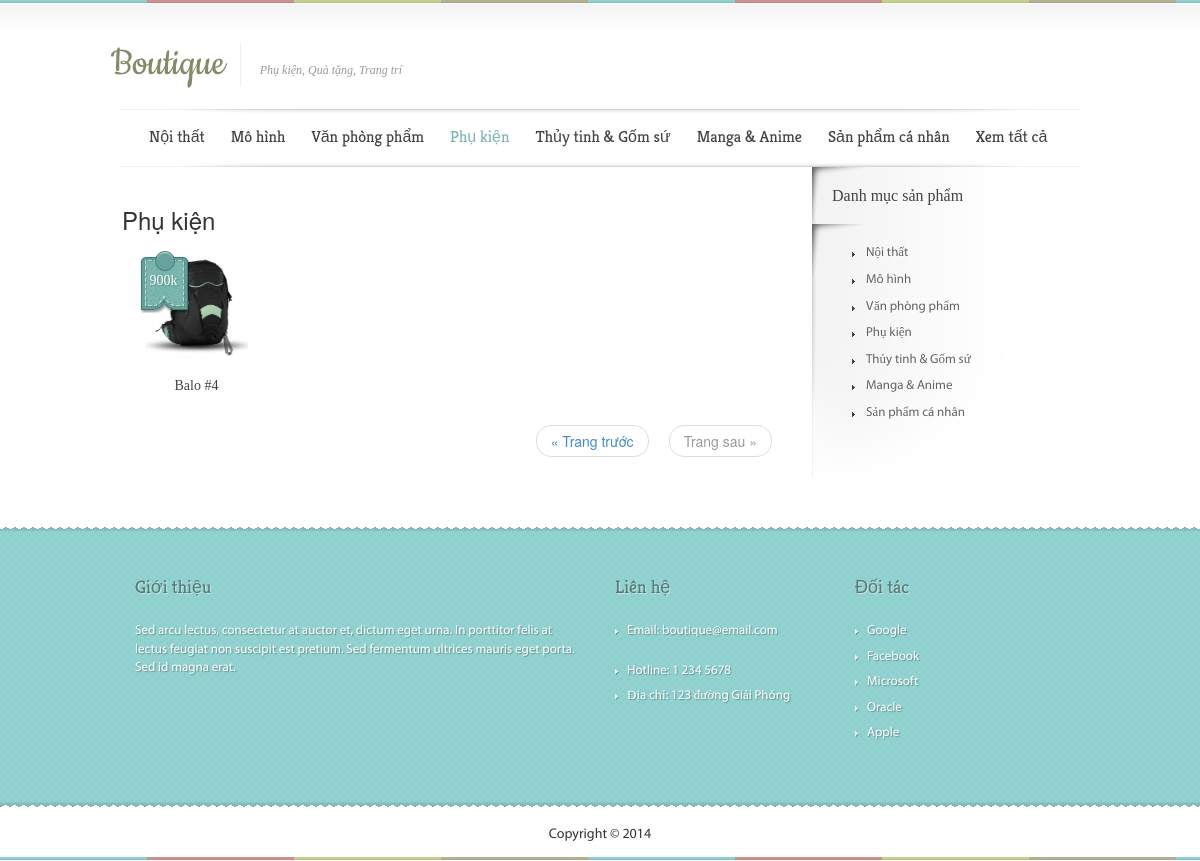
/products.php?category=4&page=2, run on the app's committed database.
### tables this page shows
CREATE TABLE categories (
	id INT PRIMARY KEY AUTO_INCREMENT,
	name VARCHAR(512) NOT NULL,
	created_date DATETIME,
	modified_date DATETIME
)  DEFAULT;

CREATE TABLE products (
	id INT PRIMARY KEY AUTO_INCREMENT,
	name VARCHAR(512) NOT NULL,
	short_description VARCHAR(1024) NOT NULL,
	description TEXT NOT NULL,
	image VARCHAR(512),
	category_id INT REFERENCES categories(id),
	price float,
	published BIT NOT NULL DEFAULT 1,
	published_date DATETIME,
	created_date DATETIME,
	modified_date DATETIME
)  DEFAULT;

### core/DataContext.php (called while the page is built, shortened)
<?php
class DataContext {
	private $host = 'localhost';
	private $user = 'root';
	private $password = '';
	private $database = 'boutique';
	public $defaultLimit = 8;
	private function getConnection()
	{
		$db = new mysqli($this->host, $this->user, $this->password, $this->database);
		$db->set_charset('utf8');
		return $db;
	}
	public function getProducts($options = array())
	{
		$db = $this->getConnection();
		$defaults = array(
			'limit' => $this->defaultLimit,
			'offset' => 0,
			'search' => '',
			'published' => 1,
			'category_id' => '%'
		);
		$options = array_merge($defaults, $options);
		if (isset($options['page'])) {
			$limit = $this->defaultLimit;
			$offset = ($options['page'] - 1) * $this->defaultLimit;
		} else {
			$limit = $options['limit'];
			$offset = $options['offset'];
		}
		$search = '%' . $options['search'] . '%';
		$published = $options['published'];
		$categoryId = $options['category_id'];
		$statement = $db->prepare(
				"SELECT * FROM `products`
			WHERE (`published` IN (?) OR `published` LIKE ?)
			AND (`category_id` IN (?) OR `category_id` LIKE ?)
			AND (`name` LIKE ? OR `description` LIKE ? OR `short_description` LIKE ?)
			ORDER BY `published_date` DESC
			LIMIT ? OFFSET ?");
		$statement->bind_param('sssssssii', $published, $published, $categoryId, $categoryId, $search, $search, $search, $limit, $offset);
		$statement->execute();
		$products = array();
		$product = new Product();
		$statement->bind_result($product->id, $product->name, $product->shortDescription, $product->description, $product->image, $product->categoryId, $product->price, $product->published, $product->publishedDate, $product->createdDate, $product->modifiedDate);
		while ($statement->fetch()) {
			$products[] = unserialize(serialize($product));
		}
		return $products;
	}
	public function getCountProducts($options = array())
	{
		unset($options['page']);
		$options['offset'] = 0;
		$options['limit'] = PHP_INT_MAX;
		return count($this->getProducts($options));
	}
	public function getPageCountProducts($options = array())
	{
		return (int) ceil($this->getCountProducts($options) / $this->defaultLimit);
	}
	public function getCategories($options = array())
	{
		$db = $this->getConnection();
		$defaults = array(
			'limit' => $this->defaultLimit,
			'offset' => 0,
			'search' => '',
		);
		$options = array_merge($defaults, $options);
		$limit = $options['limit'];
		$offset = $options['offset'];
		$search = '%' . $options['search'] . '%';
		$statement = $db->prepare(
				"SELECT * FROM `categories`
				WHERE `name` LIKE ?
				LIMIT ? OFFSET ?");
		$statement->bind_param('sii', $search, $limit, $offset);
		$statement->execute();
		$categories = array();
		$category = new Category();
		$statement->bind_result($category->id, $category->name, $category->createdDate, $category->modifiedDate);
		while ($statement->fetch()) {
			$categories[] = unserialize(serialize($category));
		}
		return $categories;
	}
	public function getCategoryById($id)
	{
		$db = $this->getConnection();
		$statement = $db->prepare(
				"SELECT * FROM `categories`
				WHERE `id` = ?
				LIMIT 1 OFFSET 0");
		$statement->bind_param('i', $id);
		$statement->execute();
		$category = new Category();
		$statement->bind_result($category->id, $category->name, $category->createdDate, $category->modifiedDate);
		return $category;
	}
}

### products.php (the view, shortened to what this page needs)
<?php
include_once './core/DataContext.php';
$db = new DataContext();
$options = array();
if (isset($_GET['category'])) {
	$categoryId = $_GET['category'];
	$options['category_id'] = $categoryId;
	$category = $db->getCategoryById($categoryId);
}
$page = $_GET['page'];
$options['page'] = $page;
$products = $db->getProducts($options);
$pageCount = $db->getPageCountProducts($options);
$page = max(min($pageCount, $page), 1);
?>
<html>
	<?php include './layout/documents.php'; ?>
	<body>
		<?php include './layout/header.php'; ?>
		<div class="container">
			<div id="content">
				<div id="main-bg">
					<div id="main-bottom-bg">
						<div id="left-area">
							<?php
							if (isset($category)) {
								echo "<h1>$category->name</h1>";
							} else {
								echo '<h1>Tất cả sản phẩm</h1>';
							}
							?>
							<?php
							foreach ($products as $i => $p) :
								?>
								<div class="cell-product col-xs-3">
									<div class="main-item">
										<a href="#">
											<img class="thumb" src="<?php echo $p->image; ?>" />
											<span class="price-tag"><?php echo $p->price; ?>k</span>
										</a>
										<h3><a href="#"><?php echo $p->name; ?></a></h3>
									</div>
								</div>
								<?php
							endforeach;
							?>
							<?php if (!empty($products) && $pageCount > 1) : ?>
							<div class="clearfix"></div>
							<ul class="pager text-right">
								<li class="previous <?php echo ($page <= 1) ? 'disabled' : '';?>" >
									<a href="products.php?<?php echo isset($categoryId) ? "category=$categoryId" : '';?>&page=<?php echo $page - 1; ?>">
										&laquo; Trang trước
									</a>
								</li>
								<li class="next <?php echo ($page >= $pageCount) ? 'disabled' : '';?>" >
									<a href="products.php?<?php echo isset($categoryId) ? "category=$categoryId" : '';?>&page=<?php echo $page + 1; ?>">
										Trang sau &raquo;
									</a>
								</li>
							</ul>
							<?php endif; ?>
						</div>
						<?php include './layout/sidebar.php'; ?>
					</div>
				</div>
			</div>
		</div>
		<?php include './layout/footer.php'; ?>
	</body>
</html>

### layout/header.php (shortened to what this page needs)
<?php
$categories = $db->getCategories(array('limit' => 7));
?>
<div id="header-wrapper">
	<div class="container">
		<div id="header-logo">
			<a href="index.php"><h1>Boutique</h1></a>
			<span>Phụ kiện, Quà tặng, Trang trí</span>
		</div>
		<div id="header-menu">
			<ul id="secondary-menu" class="nav">
				<?php foreach ($categories as $c) : ?>
					<li><a href="products.php?category=<?php echo $c->id; ?>" class="<?php echo ($_GET['category'] == $c->id) ? 'active' : ''; ?>"><?php echo $c->name; ?></a></li>
				<?php endforeach; ?>
				<li><a href="products.php" class="<?php echo !isset($_GET['category']) ? 'active' : ''; ?>">Xem tất cả</a></li>
			</ul>
		</div>
	</div>
</div>

### layout/sidebar.php (shortened to what this page needs)
<?php
$categories = $db->getCategories();
?>
<div id="right-area" class="right-area-bg">
	<h2>Danh mục sản phẩm</h2>
	<ul class="right-area-bg" style="padding-top: 20px">
		<?php foreach ($categories as $c) : ?>
			<li><a href="products.php?category=<?php echo $c->id; ?>"><?php echo $c->name; ?></a></li>
		<?php endforeach; ?>
	</ul>
</div>
<div class="clearfix"></div>

### css/style.css (style rules this page uses)
#header-wrapper { background: url('../img/header-bg.png') repeat-x scroll 0px 0px transparent; padding-top: 38px; height: 158px; }
#header-logo { position: absolute; margin-top: -19px; margin-left: -9px; }
#header-logo h1 { line-height: 43px; font-size: 43px; font-weight: normal; font-family: 'Cookie',cursive; color: #848968; display: inline-block; padding-right: 15px; border-right: 0.25px solid #eee; }
#header-logo span { color: #999; font-family: Georgia,serif; font-size: 12px; font-style: italic; margin-top: -22px; margin-left: 15px; display: inline-block; }
#header-menu { margin-top: 67px; background: url('../img/secondary-menu-bg.png') repeat-x scroll 0px 0px transparent; }
ul#secondary-menu { height:53px;padding-left:16px; }
ul#secondary-menu li { font-family:'Kreon',Arial,sans-serif;float:left;position:relative }
ul#secondary-menu a { display:block;float:left;font-size:16px;color:#434343;text-decoration:none;padding:17px 13px 14px }
ul#secondary-menu a:hover, ul#secondary-menu a.active { color:#7cb7b5;background:none }
#main-bg { background: url('../img/main-content-bg.png') repeat-y scroll 692px 0px transparent; }
#main-bottom-bg { background: url('../img/main-content-bottom-bg.png') no-repeat scroll 692px bottom transparent; }
#content { background: url('../img/main-content.png') no-repeat scroll 0px 0px transparent; padding-top: 4px; padding-bottom: 50px; }
#left-area { float: left; position: relative; width: 692px; }
#left-area h1 { margin: 40px 0px 10px; font-weight: normal; font-size: 24px; padding-bottom: 14px; padding-left: 2px; }
#right-area { float: left; position: relative; width: 268px; }
#right-area h2 { margin:0;margin-top:20px;font-weight:normal;color:#434343;font-family:Georgia,serif;font-size:16px;padding-bottom:20px;padding-left:20px }
#right-area ul li { background:url('../img/sidebar-bullet.png') no-repeat scroll 0 8px transparent;display:block;padding-bottom:8px;padding-left:14px;text-shadow:1px 1px 1px #FFF;font-size:13px;font-family:'MyriadProRegular'; }
#right-area ul li a { color:#626262 }
.right-area-bg { background: url('../img/sidebar-bg.png') no-repeat scroll 0px -1px transparent; }
.cell-product { padding: 0 45px 20px 25px; }
.cell-product img { max-width:100% }
.cell-product .price-tag { background:url(../img/price-tag2.png) no-repeat;position:absolute;top:-6px;left:20px;width:49px;height:62px;font-family:Georgia,serif;font-size:14px;color:#fff;text-shadow:1px 1px 1px rgba(0,0,0,0.2);padding-top:20px;padding-right:2px;text-align:center }
.cell-product h3 { font-weight:normal;font-family:Georgia,serif;font-size:14px;text-align:center;padding-bottom:12px }
.cell-product h3 a { text-decoration:none;color:#434343 }
.container { width: 990px; }
.pager { margin-top:-10px;padding-right:40px; float:right; }
.pager li { padding:0px 5px; }

### data on the page
categories: name "Nội thất"
categories: name "Mô hình"
categories: name "Văn phòng phẩm"
categories: name "Phụ kiện"
categories: name "Thủy tinh & Gốm sứ"
categories: name "Manga & Anime"
categories: name "Sản phẩm cá nhân"
products: image (picture), price "900", name "Balo #4"
